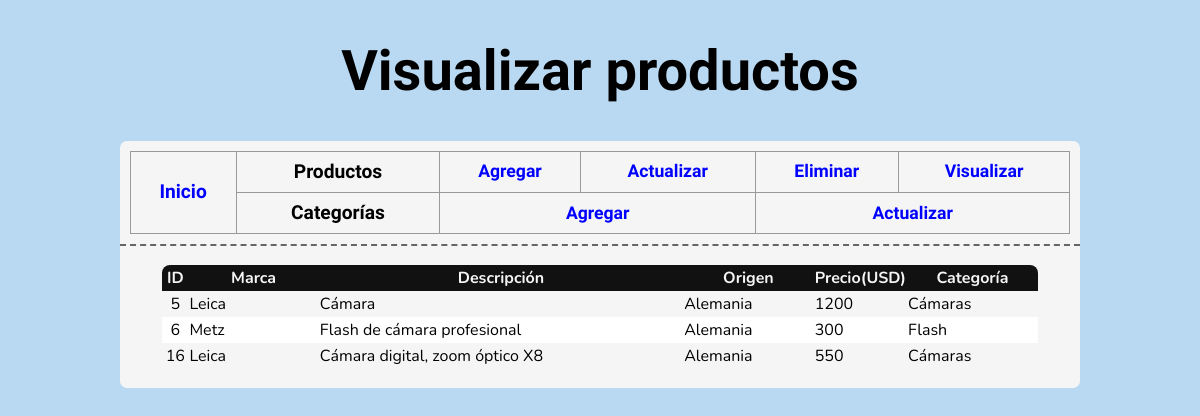
The page /VisualizarProdT.php?FILTRO=Alemania on the database its author committed.
### tables this page shows
CREATE TABLE `Productos` (
  `idP` int(5) NOT NULL AUTO_INCREMENT,
  `marP` varchar(25) NOT NULL,
  `descP` varchar(100) NOT NULL,
  `orP` varchar(10) NOT NULL,
  `preP` int(10) NOT NULL,
  `catP` int(3) NOT NULL,
  PRIMARY KEY (`idP`),
  KEY `idP` (`idP`)
);

CREATE TABLE `Categorias` (
  `idC` int(5) NOT NULL AUTO_INCREMENT,
  `nomC` varchar(25) NOT NULL,
  PRIMARY KEY (`idC`),
  KEY `idC` (`idC`)
);

### VisualizarProdT.php (the view, shortened to what this page needs)
<!DOCTYPE html>
<html lang="es">
  <head>
    <link rel="stylesheet" href="styles.css" />
    <link rel="stylesheet" href="visualizar.css">
  </head>
  <body>
    <header>
      <h1>Visualizar productos</h1>
    </header>
    <main>
      <?php
      include 'menu.php';
      ?>
      <section id="visualizar">
        <?php
        include 'conex.php';
        if (isset($_POST["origen"])) {
          $filtroOrigen = $_POST["origen"];
        } else {
          $filtroOrigen = $_GET["FILTRO"];
        }
        if (isset($_POST["categorias"])) {
          $filtroCategorias = $_POST["categorias"];
        } else {
          $filtroCategorias = $_GET["FILTRO2"];
        }
        if ($filtroOrigen == "0") {
          $filtro = " ";
        } else {
          $filtro = " AND orP='$filtroOrigen'";
        }
        if ($filtroCategorias == 0) {
          $filtro2 = " ";
        } else {
          $filtro2 = " AND catP=$filtroCategorias";
        }
        if (isset($_GET["ORD"])) {
          $orden = $_GET["ORD"];
        } else {
          $orden = "idP";
        }
        if (isset($_GET["ordenanterior"])) {
          $ordenanterior = $_GET["ordenanterior"];
        }
        else {
          $ordenanterior = "";
        }
        if(!isset($_GET['sort'])){
          $sort = "ASC";
        }
        else {
          $sort = $_GET['sort'];
        }
        if($orden != $ordenanterior) {
          $sort = "ASC";
        }
        $sql = "SELECT p.idP,p.marP,p.descP,p.orP,p.preP,c.nomC
                FROM Productos AS p
                INNER JOIN Categorias AS c
                ON p.catP=c.idC
                WHERE 1 $filtro $filtro2
                ORDER BY $orden $sort
                ";
        $result = mysqli_query($con, $sql);
        if($sort == "ASC") {
          $sort = "DESC";
        }
        else {
          $sort = "ASC";
        }
        echo "
          <table>
            <tr>
              <th class='idTH'  ><a href='VisualizarProdT.php?ORD=idP&FILTRO=$filtroOrigen&FILTRO2=$filtroCategorias&sort=$sort&ordenanterior=$orden'>ID</a></th>
              <th class='marTH' ><a href='VisualizarProdT.php?ORD=marP&FILTRO=$filtroOrigen&FILTRO2=$filtroCategorias&sort=$sort&ordenanterior=$orden'>Marca</a></th>
              <th class='descTH'><a href='VisualizarProdT.php?ORD=descP&FILTRO=$filtroOrigen&FILTRO2=$filtroCategorias&sort=$sort&ordenanterior=$orden'>Descripción</a></th>
              <th class='orTH'  ><a href='VisualizarProdT.php?ORD=orP&FILTRO=$filtroOrigen&FILTRO2=$filtroCategorias&sort=$sort&ordenanterior=$orden'>Origen</a></th>
              <th class='preTH' ><a href='VisualizarProdT.php?ORD=preP&FILTRO=$filtroOrigen&FILTRO2=$filtroCategorias&sort=$sort&ordenanterior=$orden'>Precio(USD)</a></th>
              <th class='catTH' ><a href='VisualizarProdT.php?ORD=nomC&FILTRO=$filtroOrigen&FILTRO2=$filtroCategorias&sort=$sort&ordenanterior=$orden'>Categoría</a></th>
            </tr>
        ";
        $fila = "1";
        while ($registro = mysqli_fetch_array($result)) {
          $id          = $registro["idP"];
          $marca       = $registro["marP"];
          $descripcion = $registro["descP"];
          $origen      = $registro["orP"];
          $precio      = $registro["preP"];
          $categoria   = $registro["nomC"];
          if ($fila % 2 == 0) {
            echo "
            <tr class='par'>
              <td class='idP'>$id</td>
              <td>$marca</td>
              <td>$descripcion</td>
              <td>$origen</td>
              <td>$precio</td>
              <td>$categoria</td>
            </tr>
          ";
          } else {
            echo "
            <tr class='impar'>
              <td class='idP'>$id</td>
              <td>$marca</td>
              <td>$descripcion</td>
              <td>$origen</td>
              <td>$precio</td>
              <td>$categoria</td>
            </tr>
          ";
          }
          $fila ++;
        }
        ?>
      </section>
    </main>
  </body>
</html>

### styles.css (style rules this page uses)
body { margin: 0 10%; background-color: rgb(185, 216, 241); }
h1 { color: black; font-family: "Comfortaa", cursive; font-weight: bolder; text-align: center; font-size: 3.5rem; }
main { background-color: #f5f5f5; border-radius: 7px; }

### visualizar.css (style rules this page uses)
#visualizar { font-family: "Nunito", sans-serif; padding: 2%; }
table { width: 95%; margin: auto; border-collapse: collapse; border-radius: 0.5rem; overflow: hidden; line-height: 1.5; }
th { background-color: #111; }
a { color: #f5f5f5; text-decoration: none; }
.par { background-color: white; }
.idP { text-align: center; }
.idTH { width: 3%; }
.marTH { width: 15%; }
.descTH { width: 42%; }
.orTH { width: 15%; }
.preTH { width: 10%; }
.catTH { width: 15%; }

### rows shown on the page
productos: idP "5", marP "Leica", descP "Cámara", orP "Alemania", preP "1200", categorias.nomC "Cámaras"
productos: idP "6", marP "Metz", descP "Flash de cámara profesional", orP "Alemania", preP "300", categorias.nomC "Flash"
productos: idP "16", marP "Leica", descP "Cámara digital, zoom óptico X8", orP "Alemania", preP "550", categorias.nomC "Cámaras"
